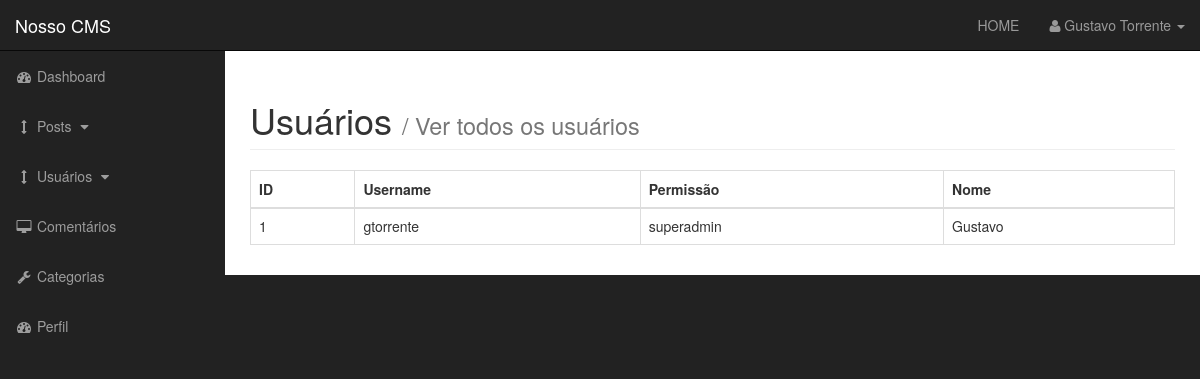
/admin/users.php (signed in), run on the app's committed database.
### tables this page shows
CREATE TABLE `usuario` (
  `user_id` int(10) NOT NULL,
  `username` varchar(100) NOT NULL,
  `user_password` varchar(100) NOT NULL,
  `user_role` varchar(100) NOT NULL,
  `user_nome` varchar(100) NOT NULL
);

### admin/users.php (the view, shortened to what this page needs)
<?php include 'includes/admin_header.php'; ?>
    <div id="wrapper">
        <?php include 'includes/admin_navigation.php'; ?>
        <div id="page-wrapper">
            <div class="container-fluid">
                <div class="row">
                    <div class="col-lg-12">
                        <h1 class="page-header">
                            Usuários
                            <small>/ Ver todos os usuários</small>
                        </h1>
                        <table class="table table-bordered table-hover">
                            <thead>
                                <tr>
                                    <th>ID</th>
                                    <th>Username</th>
                                    <th>Permissão</th>
                                    <th>Nome</th>
                            </thead>
                                <tbody>
                                    <?php
                    $query = "SELECT * FROM usuario";
                    $select_todos_usuarios = mysqli_query($connection, $query);
                    while($row = mysqli_fetch_assoc($select_todos_usuarios)){
                        $user_id   = $row['user_id'];
                        $username  = $row['username'];
                        $user_role = $row['user_role'];
                        $user_nome = $row['user_nome'];
                        echo "<tr>";
                        echo "<td>" . $user_id . "</td>";
                        echo "<td>" . $username . "</td>";
                        echo "<td>" . $user_role . "</td>";
                        echo "<td>" . $user_nome . "</td>";
                        echo "</tr>";
                    }
                                    ?>
                                </tbody>
                        </table>
                      </div>
                </div>
            </div>
        </div>
<?php include 'includes/admin_footer.php'; ?>

### admin/css/sb-admin.css (style rules this page uses)
body { margin-top: 100px; background-color: #222; }
@media (min-width:768px) { body { margin-top: 50px; } }
#wrapper { padding-left: 0; }
#page-wrapper { width: 100%; padding: 0; background-color: #fff; }
@media (min-width:768px) { #wrapper { padding-left: 225px; } }
@media (min-width:768px) { #page-wrapper { padding: 10px; } }

### data on the page
usuario: user_id "1", username "gtorrente", user_role "superadmin", user_nome "Gustavo"
